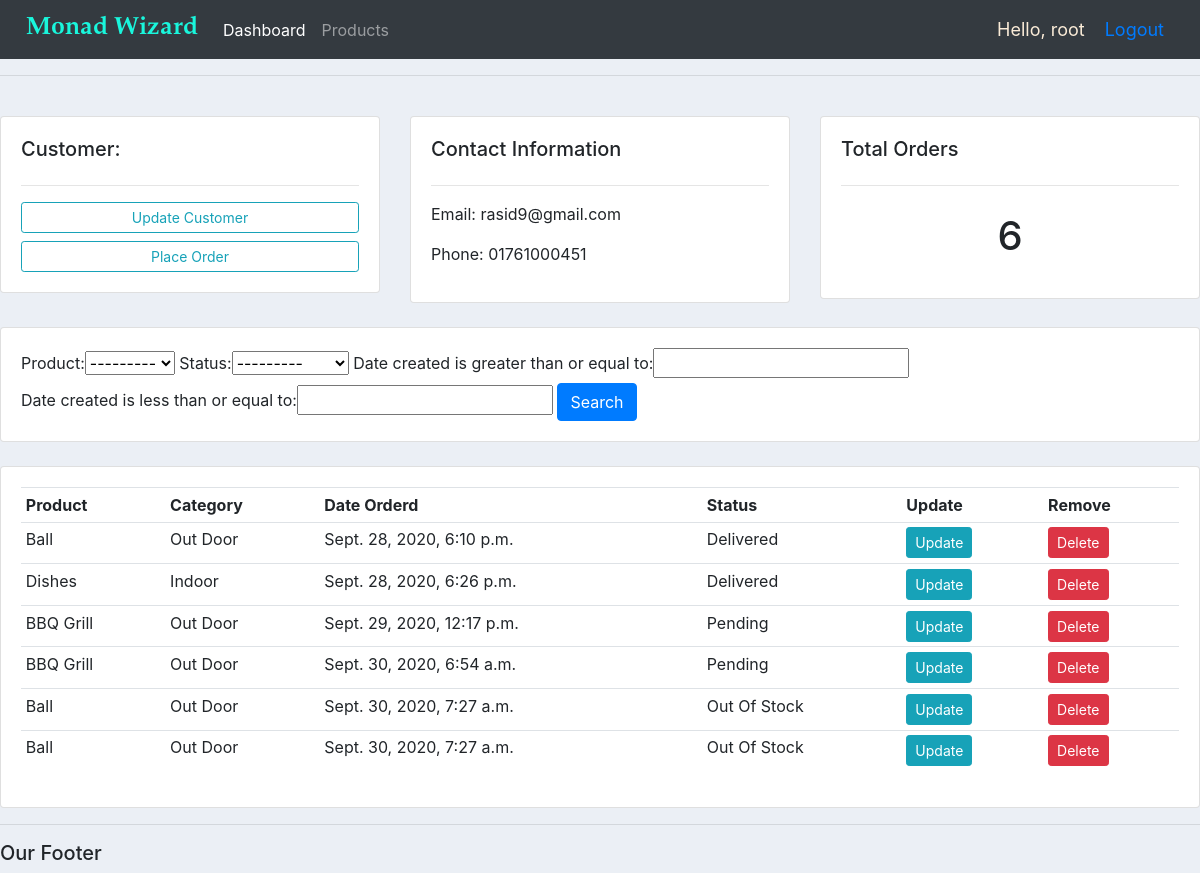
The app's page /customer/1/ (signed in) with its own data.
### accounts/models.py (models this page shows, shortened)
class Customer(models.Model):
    user = models.OneToOneField(User, null=True,blank=True, on_delete=models.CASCADE)
    profile_pic = models.ImageField(default='dpp.png', null=True, blank=True)
    name = models.CharField(max_length=200, null=True)
    phone = models.CharField(max_length=50, null=True)
    email = models.EmailField(max_length=100, null=True)
    date_created = models.DateTimeField(auto_now_add=True, null=True)

class Order(models.Model):
    STATUS = (
        ('Pending', 'Pending'),
        ('Out Of Stock', 'Out of Stock'),
        ('Delivered', 'Delivered'),
    )
    customer = models.ForeignKey(Customer, null=True, on_delete=models.SET_NULL)
    product = models.ForeignKey(Product, null=True, on_delete=models.SET_NULL)
    date_created = models.DateTimeField(auto_now_add=True, null=True)
    status = models.CharField(max_length=200, null=True,choices=STATUS)

class Product(models.Model):
    CATEGORY = (
        ('Indoor', 'Indoor'),
        ('Out Door', 'Out Door'),
    )
    name = models.CharField(max_length=200, null=True)
    price = models.FloatField(null=True)
    category = models.CharField(max_length=200, null=True,choices=CATEGORY)
    description = models.CharField(max_length=200, null=True, blank=True)
    date_created = models.DateTimeField(auto_now_add=True, null=True)
    tags = models.ManyToManyField(Tag)
    def __str__(self):
        return self.name

### accounts/decorators.py (the view)
        def wrapper_func(request, *args, **kwargs):
            group = None
            if request.user.groups.exists():
                group = request.user.groups.all()[0].name
            if group in allowed_rools:
                return view_func(request, *args, **kwargs)
            else:
                return HttpResponse('Sorry! you are not allowed')

### accounts/views.py (called while the page is built)
@allowed_user(allowed_rools=['admin'])
@login_required(login_url='login')
def customers(request, pk_test):
    customer = Customer.objects.get(id=pk_test)
    orders = customer.order_set.all()
    orders_count = orders.count()
    myFilter = OrderFilter(request.GET, queryset=orders)
    orders = myFilter.qs
    context = {'customer':customer , 'orders':orders ,
            'orders_count':orders_count, 'myFilter' : myFilter, }
    return render(request, 'accounts/customer.html', context )

### accounts/templates/accounts/customer.html
{% extends 'accounts/main.html' %}
{% block content %}
<br>
<div class="row">
	<div class="col-md">
		<div class="card card-body">
			<h5>Customer:</h5>
			<hr>
			<a class="btn btn-outline-info  btn-sm btn-block" href="">Update Customer</a>
			<a class="btn btn-outline-info  btn-sm btn-block" href="{% url 'create_order_customer' customer.id %}">Place Order</a>
		</div>
	</div>
	<div class="col-md">
		<div class="card card-body">
			<h5>Contact Information</h5>
			<hr>
			<p>Email: {{customer.email}}</p>
			<p>Phone: {{customer.phone}}</p>
		</div>
	</div>
	<div class="col-md">
		<div class="card card-body">
			<h5>Total Orders</h5>
			<hr>
			<h1 style="text-align: center;padding: 10px">{{ orders_count }}</h1>
		</div>
	</div>
</div>
<br>
<div class="row">
	<div class="col">
		<div class="card card-body">
			<form method="get">
				{{ myFilter.form }}
		    <button class="btn btn-primary" type="submit">Search</button>
		  </form>
		</div>
	</div>
</div>
<br>
<div class="row">
	<div class="col-md">
		<div class="card card-body">
			<table class="table table-sm">
				<tr>
					<th>Product</th>
					<th>Category</th>
					<th>Date Orderd</th>
					<th>Status</th>
					<th>Update</th>
					<th>Remove</th>
				</tr>
				{% for order in orders %}
				<tr>
					<td> {{order.product.name}} </td>
					<td> {{order.product.category}} </td>
					<td> {{order.date_created}} </td>
					<td> {{order.status}} </td>
					<td><a class="btn btn-sm btn-info" href="{% url 'update_order' order.id %}"> Update </a></td>
					<td><a class="btn btn-sm btn-danger" href="{% url 'delete_order' order.id %}"> Delete </a></td>
				</tr>
				{% endfor %}
			</table>
		</div>
	</div>
</div>
{% endblock %}

### accounts/templates/accounts/navbar.html (shortened to what this page needs)
{% load static %}
<nav class="navbar navbar-expand-lg navbar-dark bg-dark">
    <img src="{% static 'images/logo.png' %}" alt="MW">
    <div class="collapse navbar-collapse" id="navbarNav">
      <ul class="navbar-nav">
        {% if request.user.is_staff %}
        <li class="nav-item active">
          <a class="nav-link" href="{% url 'home' %}">Dashboard </a>
        </li>
        <li class="nav-item">
          <a class="nav-link" href="{% url 'products' %}">Products</a>
        </li>
        {% else %}
        <li class="nav-item">
          <a class="nav-link" href="{% url 'account' %}">Settings</a>
        </li>
        {% endif %}
      </ul>
    </div>
    <span class="hello">Hello, {{ request.user }} </span>
    <span class="hello"><a href="{% url 'logout' %}">Logout</a></span>
  </nav>

### static/css/main.css (style rules this page uses)
body { background-color: #ebeff5; }

### accounts/templates/accounts/navbar.html (style rules this page uses)
.hello { font-size: 18px; color: antiquewhite; margin-right: 20px; }

### records on screen
Customer: email "rasid9@gmail.com", phone "01761000451"
Order: product.name "Ball", product.category "Out Door", date_created "Sept. 28, 2020, 6:10 p.m.", status "Delivered"
Order: product.name "Dishes", product.category "Indoor", date_created "Sept. 28, 2020, 6:26 p.m.", status "Delivered"
Order: product.name "BBQ Grill", product.category "Out Door", date_created "Sept. 29, 2020, 12:17 p.m.", status "Pending"
Order: product.name "BBQ Grill", product.category "Out Door", date_created "Sept. 30, 2020, 6:54 a.m.", status "Pending"
Order: product.name "Ball", product.category "Out Door", date_created "Sept. 30, 2020, 7:27 a.m.", status "Out Of Stock"
Order: product.name "Ball", product.category "Out Door", date_created "Sept. 30, 2020, 7:27 a.m.", status "Out Of Stock"

### other values on screen
{{ request.user }} "root"
{{ orders_count }} "6"
